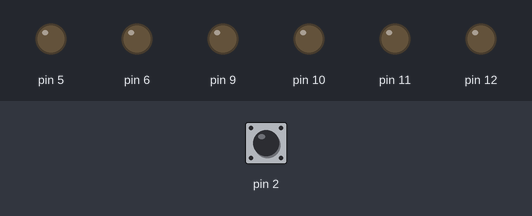
Simulated run of this sketch. Board: Arduino Uno, built with avr-gcc and run on an emulated ATmega328P. Parts: output pins drawn as LEDs (lit = HIGH). Inputs (shaded band) come from the test bench; at power-on: pin 2 HIGH. What the sketch prints to the serial monitor is not drawn.

Above: at 1.2 s.
1.3 s: pin 2 pulled LOW for 0.15 s
At 2.1 s:
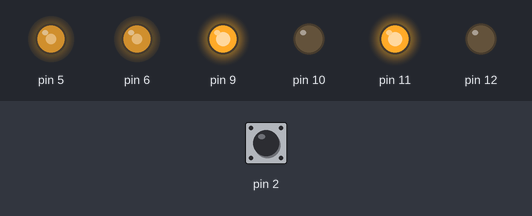
At 3.6 s:
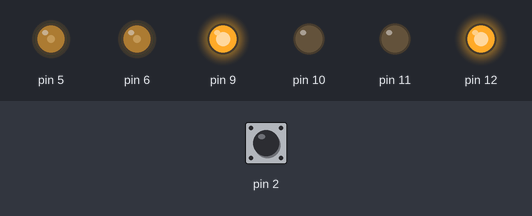
Timing chart, 0 to 10.4 s (numbered marks = the images above; inputs shaded):
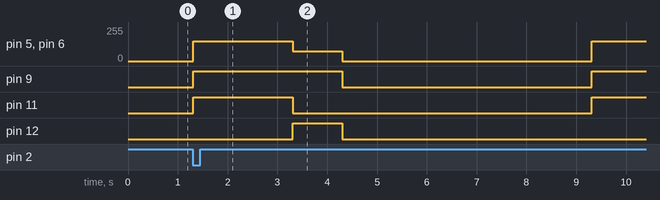

Measured:
- after the input at 1.3 s, pin 5, pin 6: 0/255 → 150/255 at once, → 75/255 2.0 s later, → 0/255 1.0 s later, → 150/255 5.0 s later; pin 9: LOW → HIGH at once, → LOW 3.0 s later, → HIGH 5.0 s later; pin 11: LOW → HIGH at once, → LOW 2.0 s later, → HIGH 6.0 s later; pin 12: LOW → HIGH after 2.0 s, → LOW 1.0 s later

The sketch:

mini_shrec_bot.ino
```cpp
// (licence header left out)
#include "drive_train.h" //includes custom-made DriveTrain class

int //pins used for motor controller
leftA = 9,
leftB = 10,
rightA = 11,
rightB = 12,

leftS = 5,
rightS = 6;

bool do_drive = false;
bool do_drive_debounce = false;

/**
 * Drivetrain declaration and definition.
 * Creates a new instance of DriveTrain called drive,
 * with pins leftA, leftB, rightA, rightB
 */
DriveTrain drive(leftA, leftB, leftS, rightA, rightB, rightS);


void setup()
{
    Serial.begin(9600);

    pinMode(2, INPUT_PULLUP);
}

/**
 * To use the drivetrain created above, use the following format in loop():
 * to set a direction: drive.setDirection(left, right);
 * Where left and right are replaced with DriveTrain::FORWARD,
 * DriveTrain::REVERSE, or DriveTrain::NEUTRAL
 * Notice you have to preface the direction with DriveTrain::
 * This is because the custom type used for directions is declared and defined
 * in the DriveTrain class.
 */

void loop()
{
    if (digitalRead(2)) {
        do_drive_debounce = true;
    }
    else if (do_drive_debounce) {
        do_drive_debounce = false;
        do_drive = !do_drive;
    }
    if (do_drive) {
        drive.set(150, 150);
        delay(2000);
        drive.set(75, -75);
        delay(1000);
        drive.set(0, 0);
        delay(5000);
    }

    Serial.println("Pin 2: " + digitalRead(2));
    Serial.println("do_drive: " + do_drive);
    Serial.println("do_drive_debounce: " + do_drive_debounce);
}
```

drive_train.cpp
```cpp
// (licence header left out)
//includes the header file, that contains all the declarations
#include "drive_train.h"

/**
 * @brief Construct a new Drive Train:: Drive Train object
 *
 * @param leftChannel1 1st Channel for left motor
 * @param leftChannel2 2nd Channel for left motor
 * @param rightChannel1 1st Channel for right motor
 * @param rightChannel2 2nd Channel for right motor
 *
 * @details
 * What is this?
 * This is a constructor. It's essentially a special function thats run whenever a DriveTrain is created.
 * So, in the driver file-mini_shrec_bot.ino in my program, this Constructor is run on line 25 - DriveTrain drive(leftA, leftB, rightA, rightB);
 * This is where you put code needed to initialize a new DriveTrain, like setting pinModes, and setting speeds.
 *
 * Whats with 'this->'?
 * 'this' is a pointer (a variable that points to an object) that every class has. It points to the class itself. You can access functions and/or variables
 * in the class a pointer points to using the operator '->'. Technically I don't actually have to use the 'this' pointer in most of the cases that I do-in implementation
 * files you automatically have access to both the public and private members of the class without having to use 'this'. The reason I use it throughout
 * this file is for clarification - since each of these functions/constructors has parameters that are very similar to the names of variables
 * within the class declaration, 'this' gives me an easy way to make it clear which variables I'm refering to-the variables local to that function, or the variables used
 * throughout the class. If i were to use 'this->left1 = 1;' it would be the same as doing this: 'left1 = 1;' As I said before, I'm just using it for clarification.
 */
DriveTrain::DriveTrain(int leftChannel1, int leftChannel2, int rightChannel1, int rightChannel2) {
    setChannels(leftChannel1, leftChannel2, rightChannel1, rightChannel2); //sets channels for DriveTrain

    //set the pinModes for each channel
    pinMode(this->left1, OUTPUT);
    pinMode(this->left2, OUTPUT);
    pinMode(this->right1, OUTPUT);
    pinMode(this->right2, OUTPUT);

    this->leftSpeed = 255;
    this->rightSpeed = 255;

    setDirections(NEUTRAL, NEUTRAL); //Make sure the motors are stopped when a Drive Train is created
}

/**
 * @brief Construct a new Drive Train:: Drive Train object
 *
 * @param leftChannel1 1st channel for left motor
 * @param leftChannel2 2nd channel for left motor
 * @param leftChannelS speed control channel for left motor - THIS MUST BE A PIN WITH PWM
 * @param rightChannel1 1st channel for right motor
 * @param rightChannel2 2nd channel for right motor
 * @param rightChannelS speed control channel for right motor - THIS MUST BE A PIN WITH PWM
 *
 * @details
 * Wait, didn't we already write one of these?
 * Why yes, we did. This is an overloaded constructor-an additional constructor that accepts different parameters. I don't actually use this
 * constructor in my program, I've just included it for future use. This Constructor accepts two more parameters, which are used for two additional
 * channels that can control the speed of the motors. You don't have to use these additional channels, or this constructor. However, if you don't use
 * those channels or this Constructor, you won't be able to set the speed of the motors. The motors will just be either on or off. I've purposely designed
 * the setSpeed function so that it doesn't work if you didn't use this constructor.
 */
DriveTrain::DriveTrain(int leftChannel1, int leftChannel2, int leftChannelS, int rightChannel1, int rightChannel2, int rightChannelS) {
    setChannels(leftChannel1, leftChannel2, leftChannelS, rightChannel1, rightChannel2, rightChannelS); //set channels for new DriveTrain

    //set pins for left motor channels
    pinMode(this->left1, OUTPUT);
    pinMode(this->left2, OUTPUT);
    pinMode(this->leftSChannel, OUTPUT);

    //sets pins for right motor channels
    pinMode(this->right1, OUTPUT);
    pinMode(this->right2, OUTPUT);
    pinMode(this->rightSChannel, OUTPUT);

    set(0, 0); //set initial speeds for DriveTrain object
    setDirections(NEUTRAL, NEUTRAL); //make sure that the DriveTrain is stopped when its first created.
}

/**
 * @brief sets variables for the motor channels
 *
 * @param leftChannel1 1st pin for left motor
 * @param leftChannel2 2nd pin for left motor
 * @param rightChannel1 1st pin for right motor
 * @param rightChannel2 2nd pin for right motor
 *
 * @details
 * If you look back in the header file, you may notice that this function is in the private section of the class
 * declaration. Thats because I created this function (and the next function, which is just an overloaded version of
 * this one for the second constructor) exclusively for the purpose of setting the variables from the private section
 * to the values that are specified in the constructor. I created this function in order to clear clutter from the
 * constructor, as it was starting to look a bit long. Since I only want this function called by the constructor, there's
 * no reason for it to be a public function.
 */
void DriveTrain::setChannels(int leftChannel1, int leftChannel2, int rightChannel1, int rightChannel2) {
    this->left1 = leftChannel1;
    this->left2 = leftChannel2;
    //for the version of this setchannels, I've set the left speed channel variable to -2 - since thats a nonsensical pin that can't possibly exist
    this->leftSChannel = -2; //why -2? It had a nice ring to it

    this->right1 = rightChannel1;
    this->right2 = rightChannel2;
    this->rightSChannel = -2; //same as before; I've set this pin to something nonsensical.
}

/**
 * @brief sets variables for the motor channels, including speed channels. Overloaded function
 *
 * @param leftChannel1 1st pin for left motor
 * @param leftChannel2 2nd pin for left motor
 * @param leftChannelS pin for left motor speed control - MUST BE A PWM PIN
 * @param rightChannel1 1st pin for right motor
 * @param rightChannel2 2nd pin for right motor
 * @param rightChannelS pin for right motor speed control - MUST BE A PWM PIN
 *
 * @details
 * Must like constructors, we can also overload functions. This one is meant for use by the second constructor, and is also
 * kept private since it doesn't need to be called by anything else.
 */
void DriveTrain::setChannels(int leftChannel1, int leftChannel2, int leftChannelS, int rightChannel1, int rightChannel2, int rightChannelS) {
    this->left1 = leftChannel1;
    this->left2 = leftChannel2;
    this->leftSChannel = leftChannelS; //for the overloaded function, lets actually give these channels a value that makes sense.

    this->right1 = rightChannel1;
    this->right2 = rightChannel2;
    this->rightSChannel = rightChannelS;
}

/**
 * @brief sets speed of motors. This function can only be used if you used the constructor with the speed control channels.
 *
 * @param leftS speed to set the left motor to
 * @param rightS speed to set the right motor to
 */
void DriveTrain::set(int leftS, int rightS) {
    this->leftSpeed = leftS; //set the speed variables so we can retrieve them if need be.
    this->rightSpeed = rightS;

    //see? those nonsensical pin values came in useful. Now we can check if you are able to control the speed, and if not, we'll throw an exception.
    if (this->leftSChannel != -2 && this->rightSChannel != -2) {
        analogWrite(leftSChannel, abs(leftSpeed));
        analogWrite(rightSChannel, abs(rightSpeed));
    }
    Direction r, l;
    if (leftS < 0) l = REVERSE;
    else if (leftS > 0) l = FORWARD;
    else l = NEUTRAL;

    if (rightS < 0) r = REVERSE;
    else if (rightS > 0) r = FORWARD;
    else r = NEUTRAL;

    setDirections(l, r);
}

/**
 * @brief gets speeds of the motors
 *
 * @param left reference to left motor speed
 * @param right reference to right motor speed
 *
 * @details
 * Whats with the & before each variable name?
 * This is what's called a reference - most parameters simply create a new variable, and copy the value passed to this new variable. This
 * is called passing by value. When we pass by reference, by appending & to the variable name, the original variable is passed to the function
 * instead, which saves memory and allows the function to actually change the value of the variable passed, a characteristic we make use of in this function.
 */
void DriveTrain::get(int &left, int &right) {
    left = this->leftSpeed;
    right = this->rightSpeed;
}

/**
 * @brief set directions of motors
 *
 * @param leftD left motor direction
 * @param rightD right motor direction
 */
void DriveTrain::setDirections(Direction leftD, Direction rightD) {
    //sets left and right direction variables to paramters passed
    this->left = leftD;
    this->right = rightD;

    //Switch for left motor direction
    switch (left) {
    case FORWARD:
        digitalWrite(left1, HIGH);
        digitalWrite(left2, LOW);
        break;

    case REVERSE:
        digitalWrite(left1, LOW);
        digitalWrite(left2, HIGH);
        break;

    case NEUTRAL:
    default:
        digitalWrite(left1, LOW);
        digitalWrite(left2, LOW);
        break;
    }

    //switch for right motor direction
    switch (right) {
    case FORWARD:
        digitalWrite(right1, HIGH);
        digitalWrite(right2, LOW);
        break;

    case REVERSE:
        digitalWrite(right1, LOW);
        digitalWrite(right2, HIGH);
        break;

    case NEUTRAL:
    default:
        digitalWrite(right1, LOW);
        digitalWrite(right2, LOW);
        break;
    }
}

/**
 * @brief gets directions each motor is running in
 *
 * @param left reference to left motor direction
 * @param right reference to right motor direction
 *
 * @details
 * Just as before, we'll use pass by reference so we can give the two directions to the caller
 */
void DriveTrain::getDirections(Direction &left, Direction &right) {
    left = this->left;
    right = this->right;
}
```

drive_train.h
```cpp
// (licence header left out)
/**
 * This little bit probably looks a bit strange to ya. This is called a header guard, its
 * purpose to prevent you from including the file twice in your program. It checks if
 * DRIVE_TRAIN_H is already defined, and if it isn't, then it defines DRIVE_TRAIN_H and runs
 * the rest of the file. If not, everything in this file is ignored. If you create your own class,
 * you'll probably want to use one of these. Also note that at the end of this file there's an extra
 * line-'#endif' This is the end of the header guard, if you make your own class and use a header guard,
 * make sure to include that part!
 */
#ifndef DRIVE_TRAIN_H
#define DRIVE_TRAIN_H

//Includes standard library of arduino functions and classes (digitalWrite, pinMode, etc.)
#include "Arduino.h"

#include <stdlib.h>

/**
 * @brief class for DriveTrain of 2 or 4 motors, based on arduino
 *
 * @details
 * The class is divided into two sections - public and private. public members can be accessed from outside the classes
 * header and implementation files, and private members cannot.
 */
class DriveTrain {
    //public members of DriveTrain class
    public:
        /**
         * @brief Direction type
         *
         * @details This is a custom type that I created for the three directions that I saw that motors could be
         * set to - forward, reverse, or stop. You can create a variable of the type direction by using
         * Direction as the type name, for example: Direction d = FORWARD;
         * Another interesting thing to note as that each value defined in direction also maps to an integer value:
         * They map to 0, 1, and 2 respectively. So you could also call Direction d = (Direction) 0; You have to add
         * Direction in paranthesis' in order to do that, it basically just lets the compiler know that you know
         * what you're doing. Its called typecasting. In order to use the Direction type outside this class, you'll have
         * to use a namespace, like this:
         * DriveTrain::Direction d = Drivetrain::FORWARD; *or* DriveTrain::Direction d = (Drivetrain::Direction) 0;
         */
        enum Direction {
            FORWARD,
            REVERSE,
            NEUTRAL
        };

        /**
         * This section has Constructors and functions. I'll put some brief descriptions of each here, but more detailed
         * descriptions will be in the implementation file; drive_train.cpp
         */
        DriveTrain(int leftChannel1, int leftChannel2, int rightChannel1, int rightChannel2); //Constructor w/o speed channels
        DriveTrain(int leftChannel1, int leftChannel2, int leftChannelS, int rightChannel1, int rightChannel2, int rightChannelS); //Constructor w/speed channels

        void set(int leftS, int rightS); //function to set speeds of motors
        void get(int &left, int &right); //function to retrieve speeds from motors
        void getDirections(Direction &left, Direction &right); //retrieves direction of motors
    private:
        int
        left1, left2, leftSChannel, //Channels for left side motors
        leftSpeed, //speed, 0-255 of left motors
        right1, right2, rightSChannel, //Channels for right side motors
        rightSpeed; //speed, 0-255 of right motors
        Direction left, right; //Directions for left and right motors

        void setDirections(Direction leftD, Direction rightD); //sets direction of motors
        void setChannels(int leftChannel1, int leftChannel2, int rightChannel1, int rightChannel2); //set pins for motor controller channels
        void setChannels(int leftChannel1, int leftChannel2, int leftChannelS, int rightChannel1, int rightChannel2, int rightChannelS); //overloaded setChannels function, sets pins for motor controller channels including speed pins
};

//end of header guard
#endif
```
